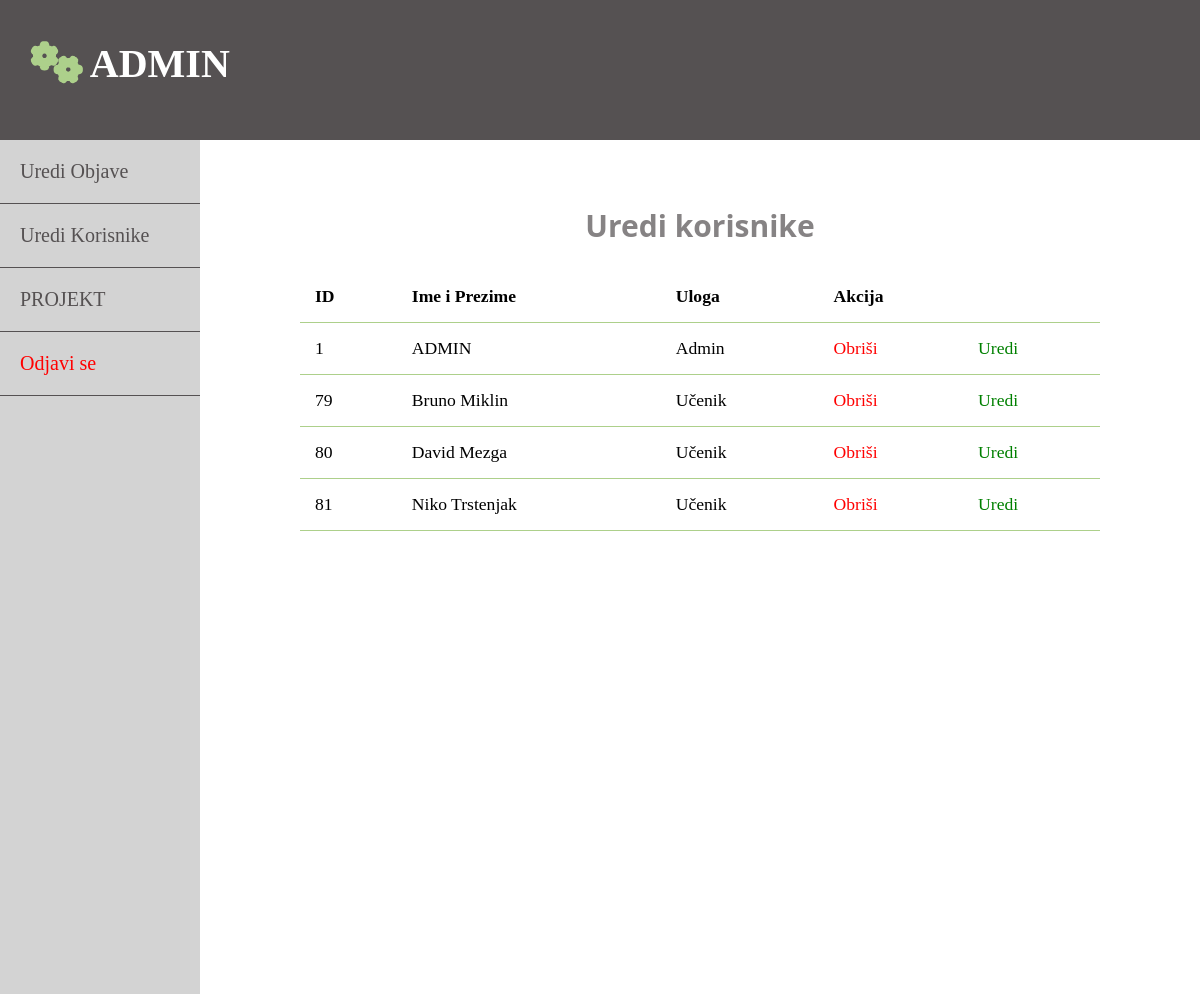
Page /admin/korisnici/index.php (signed in) on the earlier database version.
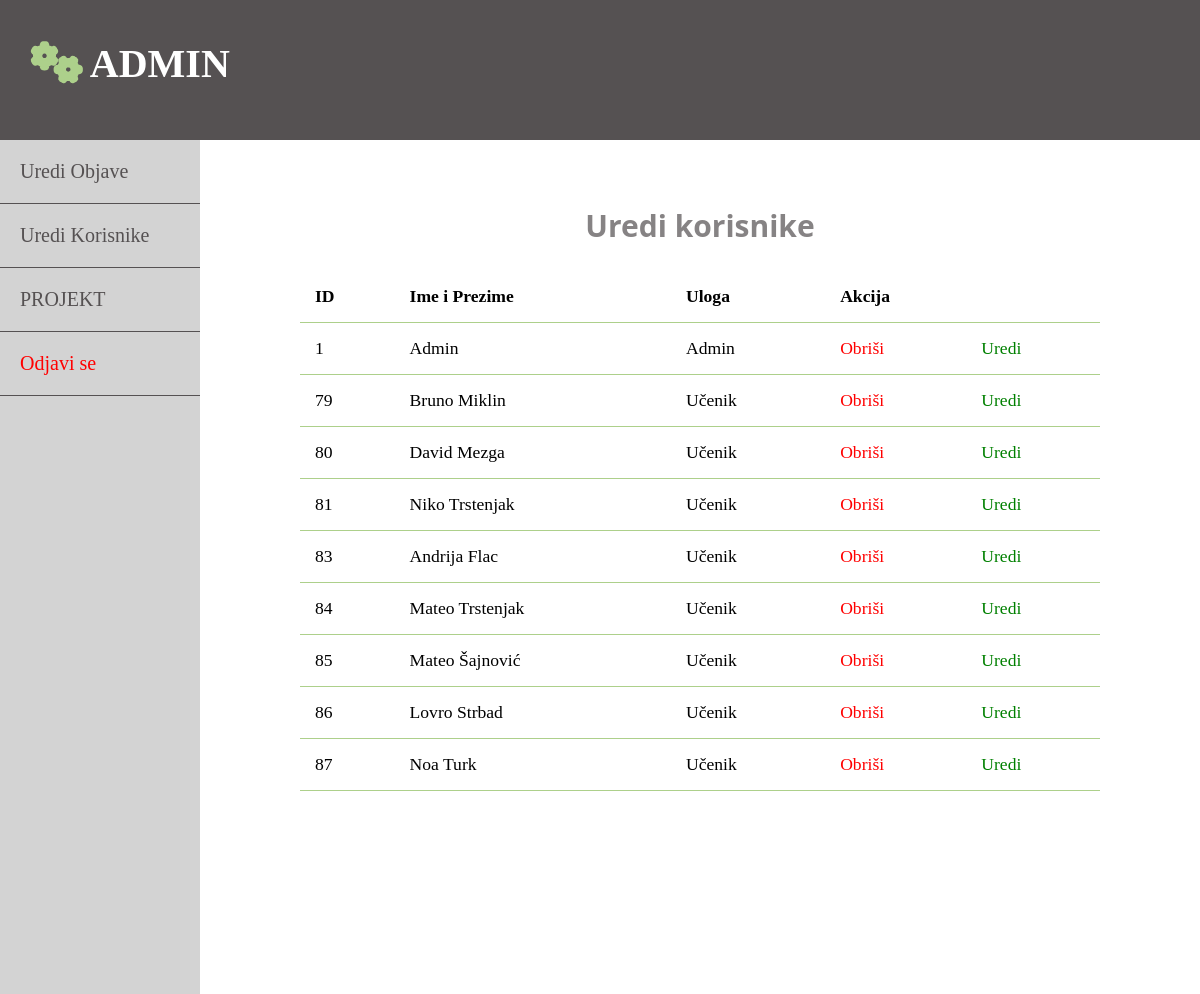
Same page on the later database version.
### tables this page shows
CREATE TABLE `korisnici` (
  `id` int(11) NOT NULL,
  `admin` tinyint(4) NOT NULL,
  `email` varchar(50) NOT NULL,
  `password` varchar(255) NOT NULL,
  `ime` varchar(30) NOT NULL,
  `prezime` varchar(30) NOT NULL,
  `razred` int(11) NOT NULL,
  `smjer` varchar(50) NOT NULL
);

### aplikacija/logike/korisnici.php (called while the page is built, shortened)
<?php
include(ROOT_PATH . "/aplikacija/baza/funkcije.php");
$tablica = 'korisnici';
$korisnici = odaberiSve($tablica);

### aplikacija/baza/funkcije.php (called while the page is built, shortened)
<?php
require('konekcija.php');
function izvršiUpit($sql, $podaci)
{
    global $konek;
    $stmt = $konek->prepare($sql);
    $stmt->execute();
    return $stmt;
}
function odaberiSve($tablica, $uvijeti = [])
{
    $sql = "SELECT * FROM $tablica";
    $stmt = izvršiUpit($sql, $uvijeti);
    $result = $stmt->get_result();
    $podaci = $result->fetch_all(MYSQLI_ASSOC);
    return $podaci;
}
?>

### admin/korisnici/index.php (the view, shortened to what this page needs)
<?php
include(ROOT_PATH . "/aplikacija/logike/korisnici.php");
?>
<!DOCTYPE html>
<html lang="hr">
<head>
    <link rel="stylesheet" href="..\..\dodaci\css\objava.css" />
</head>
<body>
    <header>
        <div class="logo">
            <h1 class="logo-tekst">
                <a href="https://tsck.hr/"><span><i class="fa-solid fa-gears"></i></i></span></a>
                ADMIN
            </h1>
        </div>
    </header>
    <div class="glavni-okvir">
        <div class="lijevi-pokaznik">
            <ul>
                <li><a href="../objave">Uredi Objave</a></li>
                <li><a href="index">Uredi Korisnike</a></li>
                <li> <a href="../../" class="ime">PROJEKT</a></li>
                <li><a href="../../odjava" class="ime" style="color:red">Odjavi se</a></li>
            </ul>
        </div>
        <div class="admin-komande">
            <div class="sadrzaj">
                <h2 class="naziv-stranice">Uredi korisnike</h2>
                <table>
                    <thead>
                        <th>ID</th>
                        <th>Ime i Prezime</th>
                        <th>Uloga</th>
                        <th colspan="2">Akcija</th>
                    </thead>
                    <tbody>
                        <?php foreach ($korisnici as $korisnik): ?>
                        <tr>
                            <td><?php echo $korisnik['id']; ?></td>
                            <td><?php echo $korisnik['ime'] . " " . $korisnik['prezime']; ?></td>
                            <td><?php if($korisnik['admin']==0){
                                echo ('Učenik');
                            }
                            else
                            {
                                echo ('Admin');
                            }
                            ?></td>
                            <td><a href="index.php?obrisan_id=<?php echo $korisnik['id'] ?> " class=" obrisi">Obriši</a>
                            </td>
                            <td><a href="index.php?uredi_id=<?php echo $korisnik['id'] ?> " class="obrisi"
                                    style="color: green;">Uredi</a></td>
                        </tr>
                        <?php endforeach; ?>
                    </tbody>
                </table>
            </div>
        </div>
    </div>
</body>
</html>

Differences in the rows shown:
changed korisnici id 1: ime "ADMIN" → "Admin"
added korisnici: id "83", ime "Andrija", prezime "Flac", admin "Učenik"
added korisnici: id "84", ime "Mateo", prezime "Trstenjak", admin "Učenik"
added korisnici: id "85", ime "Mateo", prezime "Šajnović", admin "Učenik"
added korisnici: id "86", ime "Lovro", prezime "Strbad", admin "Učenik"
added korisnici: id "87", ime "Noa", prezime "Turk", admin "Učenik"
